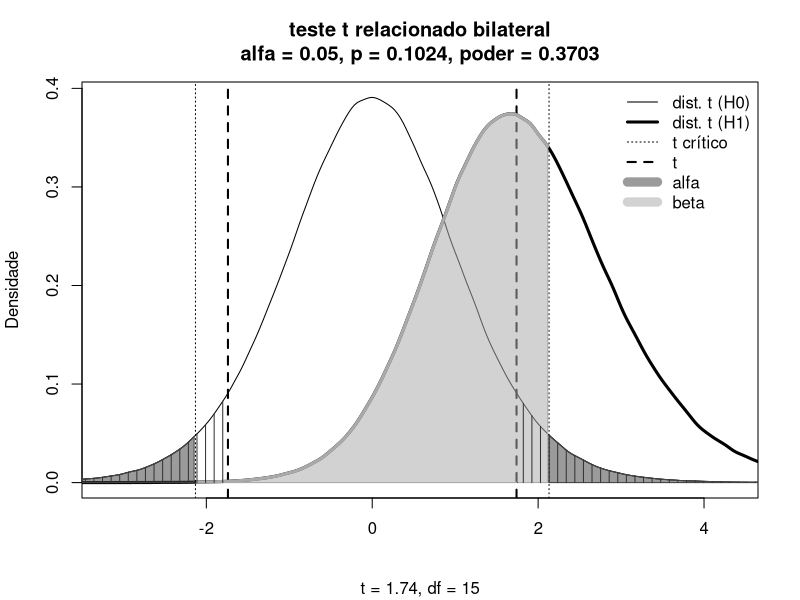

R code for this plot:
# Teste t relacionado bilateral
# Referencial teorico da distribuicao t central e nao-central

# defina:
n <- 16
mediaA <- 4.8
mediaB <- 5.6
dpA <- 1.8
dpB <- 1.2
r <- 0.3
alfa <- 0.05

# calculo
dif <- mediaB - mediaA
df <- n - 1
ep <- sqrt((dpA^2 + dpB^2 - 2*r*dpA*dpB)/n)
t <- dif/ep
ncp <- t # ncp = estatistica de teste t
# media e dp das dist. t central e nao-central
mediaH0 <- 0
dpH0 <- sqrt(df/(df-2))
beta <- sqrt(df/2)*gamma((df-1)/2)/gamma(df/2)
mediaH1 <- ncp*beta
dpH1 <- sqrt(((df*(1+ncp^2))/(df-2))-mediaH1^2)
# valor-p
p <- 2*pt(-abs(t),df)
# distribuicao t sob H0 (central: ncp = 0)
tH0 <- rt(1e6, df)
dtH0 <- density(tH0)
# distribuicao t sob H1 (nao-central: ncp = t)
tH1 <- rt(1e6, df, ncp)
dtH1 <- density(tH1)
# quantis criticos de (1-alfa/2)% e poder
q <- c(qt(alfa/2,df), qt(alfa/2,df,lower.tail=FALSE))
poder <- pt(q[1],df,ncp)+(1-pt(q[2],df,ncp))
# Grafico
x_min = max(c( min(c(dtH0$x,dtH1$x)), if(t<0){-2.5*abs(t)}else{-1.5*abs(q)} ))
x_max = min(c( max(c(dtH0$x,dtH1$x)), if(t>0){ 2.5*abs(t)}else{ 1.5*abs(q)} ))
# formato de p
p_txt <- paste("p = ",round(p,4),sep="")
if(p<1e-4){p_txt <- paste("p = ",format(p, format = "e", digits = 2),sep="")}
if(p==1){p_txt <- "p > 0.9999"}
plot(dtH0,type="l",
     main=paste("teste t relacionado bilateral\n",
                "alfa = ",alfa,", ",p_txt,", poder = ",round(poder,4),
                sep=""),
     sub=paste("t = ",round(t,2),", df = ",round(df,2),sep=""),
     xlab=NA,ylab="Densidade",
     xlim = c(x_min,x_max),
     lwd=1, lty=1, col="#000000"
)
lines(dtH1,lwd=3, lty=1, col="#000000")
abline(v=q[1], lwd=1, lty = 3, col="#000000")
abline(v=q[2], lwd=1, lty = 3, col="#000000")
abline(v=-abs(t), lwd=2, lty = 2, col="#000000")
abline(v=abs(t), lwd=2, lty = 2, col="#000000")
# area de alfa
# esquerda
alfa_x <- c(dtH0$x[dtH0$x<=q[1]]) 
alfa_y <- c(dtH0$y[dtH0$x<=q[1]])
lines(alfa_x, alfa_y, col="#444444", lwd=1)
alfa_x <- c(min(alfa_x),alfa_x,max(alfa_x))  
alfa_y <- c(0,alfa_y,0)
polygon(alfa_x, alfa_y, col="#44444488", border="#444444")
# direita
alfa_x <- c(dtH0$x[dtH0$x>=q[2]]) 
alfa_y <- c(dtH0$y[dtH0$x>=q[2]])
lines(alfa_x, alfa_y, col="#444444", lwd=1)
alfa_x <- c(min(alfa_x),alfa_x,max(alfa_x))  
alfa_y <- c(0,alfa_y,0)
polygon(alfa_x, alfa_y, col="#44444488", border="#444444")

# area beta (1-poder)
beta_x <- c(dtH1$x[dtH1$x>=q[1]&dtH1$x<=q[2]]) 
beta_y <- c(dtH1$y[dtH1$x>=q[1]&dtH1$x<=q[2]])
lines(beta_x, beta_y, col="#aaaaaa", lwd=3)
beta_x <- c(min(beta_x),beta_x,max(beta_x))  
beta_y <- c(0,beta_y,0)
polygon(beta_x, beta_y, col="#aaaaaa88", border="#aaaaaa")

# area de p
if (p>alfa) {p_cor="#333333"} else {p_cor="#ffffff"}
# esquerda
p_x <- c(dtH0$x[dtH0$x<=-abs(t)]) 
p_x <- c(min(p_x),p_x,max(p_x))  
p_y <- c(dtH0$y[dtH0$x<=-abs(t)])
p_y <- c(0,p_y,0)
hachura_x <- c()
hachura_y <- c()
for (a in seq(from=1, to=length(p_x), by=3))
{
  hachura_x <- c(hachura_x, p_x[a])
  hachura_y <- c(hachura_y, p_y[a])
}
if (max(hachura_y)<0.005) 
{
  hachura_y <- rep( 0.005,length(hachura_y)); p_cor="#000000";
}
lines(hachura_x,hachura_y,type="h",lwd=1,lty=1,col=p_cor)
# direita
p_x <- c(dtH0$x[dtH0$x>=abs(t)]) 
p_x <- c(min(p_x),p_x,max(p_x))  
p_y <- c(dtH0$y[dtH0$x>=abs(t)])
p_y <- c(0,p_y,0)
hachura_x <- c()
hachura_y <- c()
for (a in seq(from=1, to=length(p_x), by=3))
{
  hachura_x <- c(hachura_x, p_x[a])
  hachura_y <- c(hachura_y, p_y[a])
}
if (max(hachura_y)<0.005) 
{
  hachura_y <- rep( 0.005,length(hachura_y)); p_cor="#000000";
}
lines(hachura_x,hachura_y,type="h",lwd=1,lty=1,col=p_cor)
# legenda
if (abs(x_min)<abs(x_max)) {posleg <- "topright"} else {posleg <- "topleft"}
legend(posleg, 
       c(
         "dist. t (H0)", "dist. t (H1)", "t crítico", "t", "alfa", "beta"
       ), 
       col=c("#000000","#000000","#000000","#000000","#44444488","#aaaaaa88"),
       lwd=c(1,3,1,2,9,9), 
       lty=c(1,1,3,2,1,1), 
       box.lwd=0, bg="transparent")  



